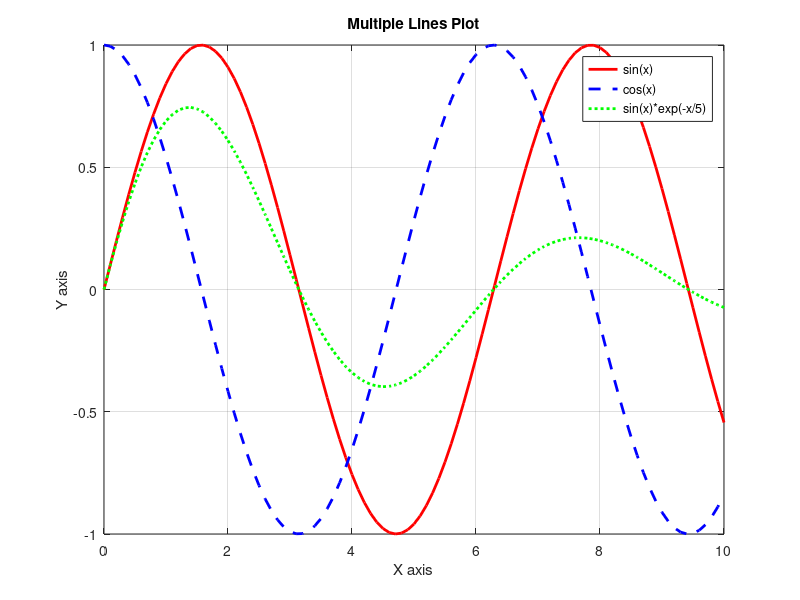

Recreate this plot in MATLAB.
% MATLAB script to plot multiple lines and save to a file with a random name

% Generate some sample data for multiple lines
x = 0:0.1:10;
y1 = sin(x);
y2 = cos(x);
y3 = sin(x).*exp(-x/5);

% Create the plot with multiple lines
figure;
plot(x, y1, 'r-', 'LineWidth', 2); hold on;
plot(x, y2, 'b--', 'LineWidth', 2);
plot(x, y3, 'g:', 'LineWidth', 2);
xlabel('X axis');
ylabel('Y axis');
title('Multiple Lines Plot');
legend('sin(x)', 'cos(x)', 'sin(x)*exp(-x/5)');
grid on;

% Generate a random filename
random_name = ['plot_' num2str(randi(9999)) '.png'];

% Save the figure with the random filename
saveas(gcf, random_name);

fprintf('Plot saved as %s\n', random_name);
